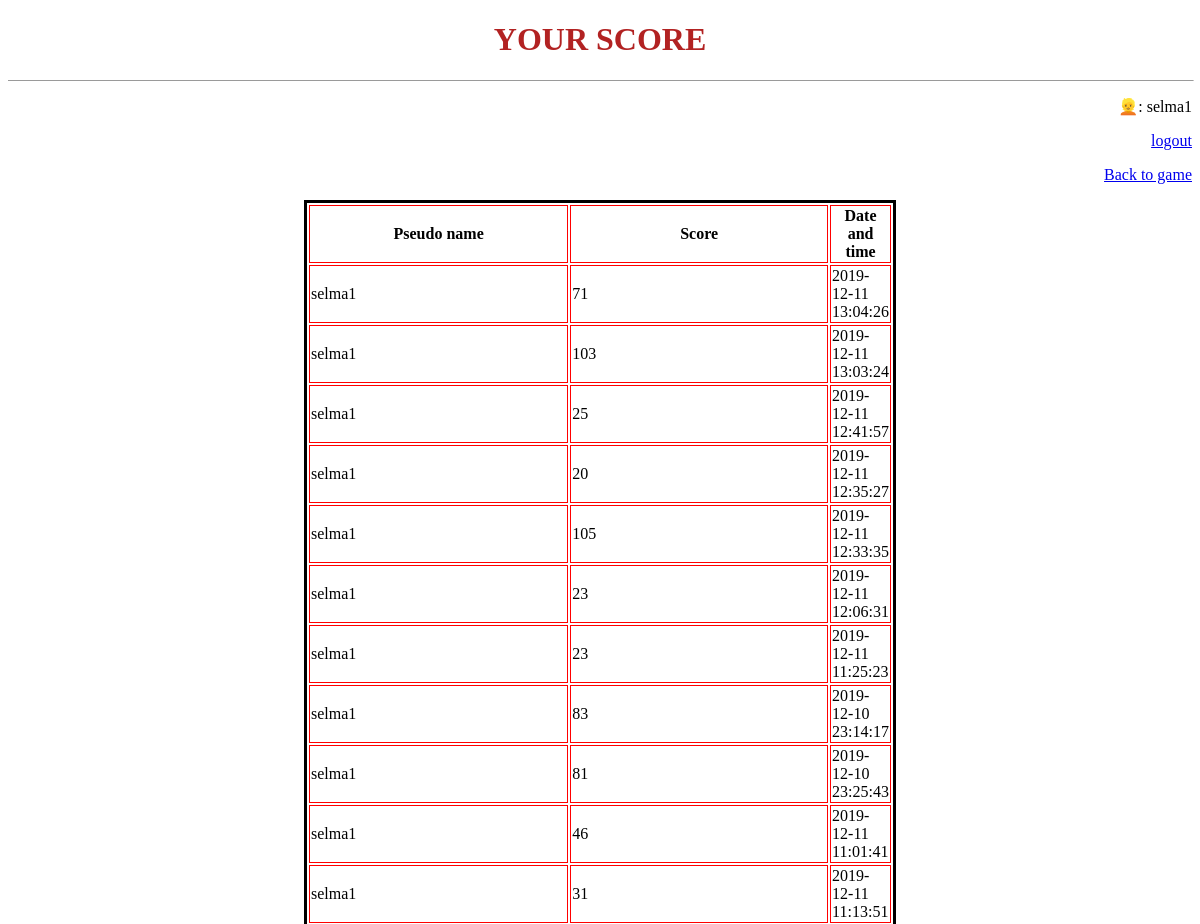
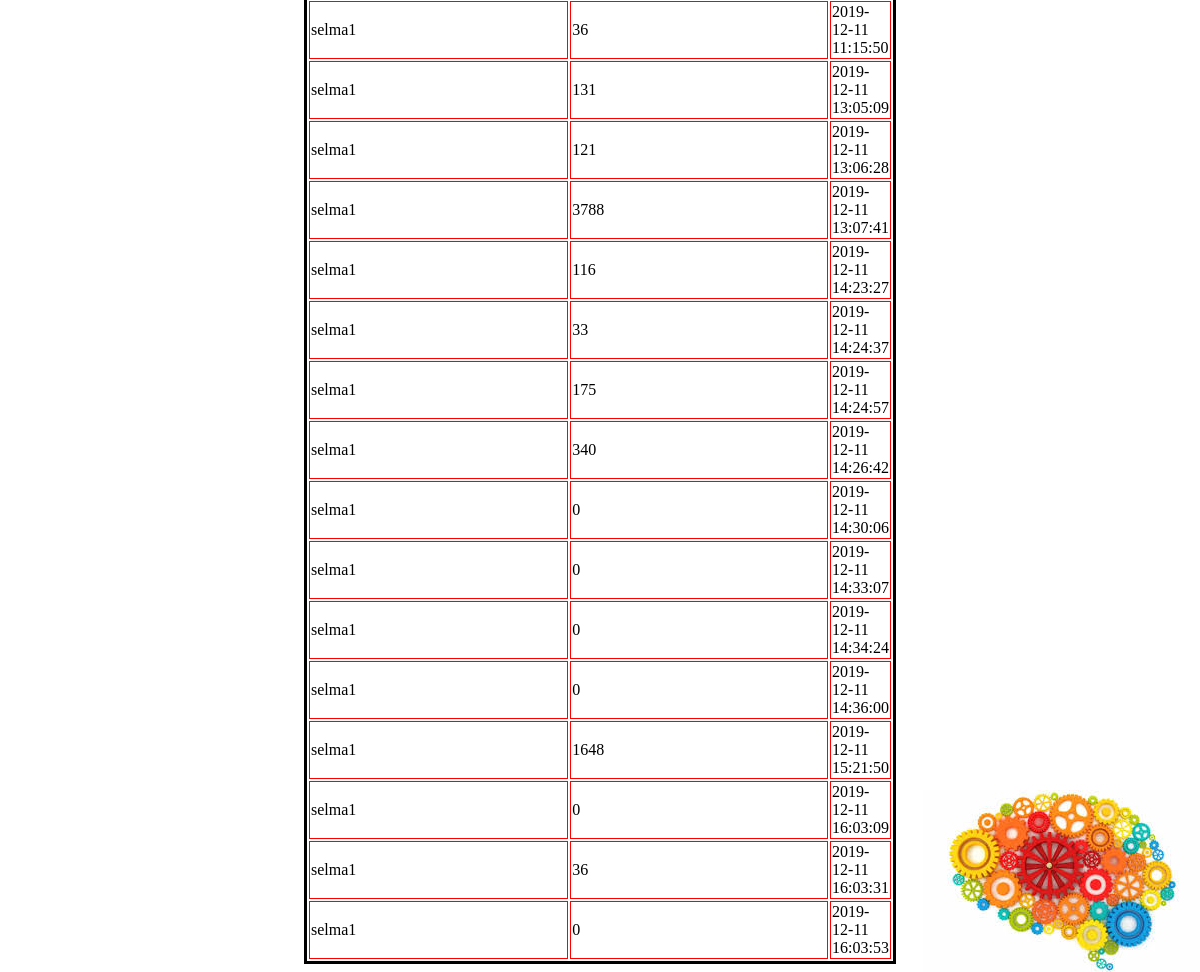
Page /scoring.php (signed in) on the committed database (2 pictures, top to bottom).
### tables this page shows
CREATE TABLE IF NOT EXISTS `round` (
  `datetimee` datetime NOT NULL,
  `chrono` float DEFAULT NULL,
  `nb_tries` int(11) DEFAULT NULL,
  `pseudo` varchar(50) DEFAULT NULL,
  `score` int(11) DEFAULT NULL,
  PRIMARY KEY (`datetimee`),
  KEY `pseudo` (`pseudo`)
);

### fonctions.php (called while the page is built, shortened)
<?php
 function Score($pseudo){
 	include 'connexion.php';
 	$search_score="SELECT pseudo,score,datetimee from round where pseudo='$pseudo' ";
    $prepare=$connexion->Prepare($search_score);
    $prepare->execute();
    $result = $prepare->fetchall();
 return $result;
}
?>

### scoring.php (the view, shortened to what this page needs)
<!DOCTYPE html>
<html>
<head>
	<link rel="stylesheet" type="text/css" href="css/style.css">
</head>
<body>
	<center><h1>YOUR SCORE </h1></center>
	<hr width=100% size= 1>
	<?php
	 echo"<p align=right> &#128113;: ".$_SESSION['pseudo']."</b></p>";
	?>
	<p align=right><a href="deconnect.php">logout</a></p>
	<p align=right><a href="round.php">Back to game</a></p>
<center>
 <?php
  include 'fonctions.php';
  $pseudo=$_SESSION['pseudo'];
  $tab=Score($pseudo);
  echo "<center><table  >
		<tr>
			<th>Pseudo name </th>
			<th>Score</th>
			<th>Date and time</th>
		</tr>";
		if ($tab>=1) {
			for ($i=0; $i <count($tab) ; $i++) {
				echo "<tr>
					<td>".$tab[$i]['pseudo']."</td>
					<td>".$tab[$i]['score']."</td>
					<td>".$tab[$i]['datetimee']."</td>
				     </tr>";
			}
		}
 ?>
</body>
</html>

### css/style.css (style rules this page uses)
h1 { color:firebrick; font-family: "Century Gothic"; }
body { background-image: url(../images.jpg); background-repeat: no-repeat; background-attachment: fixed; background-position: bottom right; }
table { border: medium solid #000000; width: 50%; }
td,th { border: thin solid red; width: 50%; }

### rows in the picture
round: pseudo "selma1", score "71", datetimee "2019-12-11 13:04:26"
round: pseudo "selma1", score "103", datetimee "2019-12-11 13:03:24"
round: pseudo "selma1", score "25", datetimee "2019-12-11 12:41:57"
round: pseudo "selma1", score "20", datetimee "2019-12-11 12:35:27"
round: pseudo "selma1", score "105", datetimee "2019-12-11 12:33:35"
round: pseudo "selma1", score "23", datetimee "2019-12-11 12:06:31"
round: pseudo "selma1", score "23", datetimee "2019-12-11 11:25:23"
round: pseudo "selma1", score "83", datetimee "2019-12-10 23:14:17"
round: pseudo "selma1", score "81", datetimee "2019-12-10 23:25:43"
round: pseudo "selma1", score "46", datetimee "2019-12-11 11:01:41"
round: pseudo "selma1", score "31", datetimee "2019-12-11 11:13:51"
round: pseudo "selma1", score "36", datetimee "2019-12-11 11:15:50"
round: pseudo "selma1", score "131", datetimee "2019-12-11 13:05:09"
round: pseudo "selma1", score "121", datetimee "2019-12-11 13:06:28"
round: pseudo "selma1", score "3788", datetimee "2019-12-11 13:07:41"
round: pseudo "selma1", score "116", datetimee "2019-12-11 14:23:27"
round: pseudo "selma1", score "33", datetimee "2019-12-11 14:24:37"
round: pseudo "selma1", score "175", datetimee "2019-12-11 14:24:57"
round: pseudo "selma1", score "340", datetimee "2019-12-11 14:26:42"
round: pseudo "selma1", score "0", datetimee "2019-12-11 14:30:06"
round: pseudo "selma1", score "0", datetimee "2019-12-11 14:33:07"
round: pseudo "selma1", score "0", datetimee "2019-12-11 14:34:24"
round: pseudo "selma1", score "0", datetimee "2019-12-11 14:36:00"
round: pseudo "selma1", score "1648", datetimee "2019-12-11 15:21:50"
round: pseudo "selma1", score "0", datetimee "2019-12-11 16:03:09"
round: pseudo "selma1", score "36", datetimee "2019-12-11 16:03:31"
round: pseudo "selma1", score "0", datetimee "2019-12-11 16:03:53"

### other values in the picture
$_SESSION['pseudo'] "selma1"
